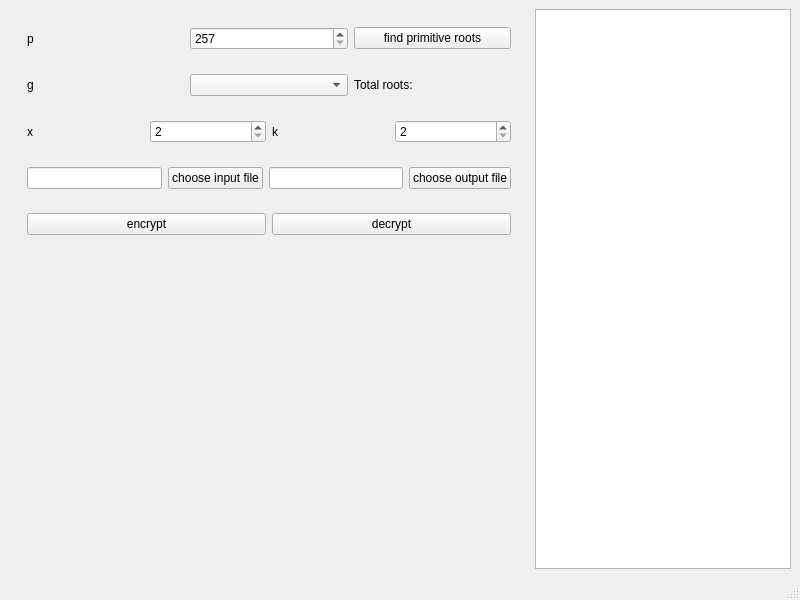
<?xml version="1.0" encoding="UTF-8"?>
<ui version="4.0">
 <class>MainWindow</class>
 <widget class="QMainWindow" name="MainWindow">
  <property name="geometry">
   <rect>
    <x>0</x>
    <y>0</y>
    <width>800</width>
    <height>600</height>
   </rect>
  </property>
  <property name="windowTitle">
   <string>MainWindow</string>
  </property>
  <widget class="QWidget" name="centralwidget">
   <layout class="QHBoxLayout" name="horizontalLayout" stretch="4,0">
    <item>
     <widget class="QWidget" name="widget" native="true">
      <layout class="QVBoxLayout" name="verticalLayout">
       <item>
        <widget class="QWidget" name="widget_2" native="true">
         <layout class="QHBoxLayout" name="horizontalLayout_2">
          <item>
           <widget class="QLabel" name="label">
            <property name="text">
             <string>p</string>
            </property>
           </widget>
          </item>
          <item>
           <widget class="QSpinBox" name="spbP">
            <property name="minimum">
             <number>257</number>
            </property>
            <property name="maximum">
             <number>1000000</number>
            </property>
            <property name="value">
             <number>257</number>
            </property>
           </widget>
          </item>
          <item>
           <widget class="QPushButton" name="btnFindG">
            <property name="text">
             <string>find primitive roots</string>
            </property>
           </widget>
          </item>
         </layout>
        </widget>
       </item>
       <item>
        <widget class="QWidget" name="widget_3" native="true">
         <layout class="QHBoxLayout" name="horizontalLayout_3">
          <item>
           <widget class="QLabel" name="label_2">
            <property name="text">
             <string>g</string>
            </property>
           </widget>
          </item>
          <item>
           <widget class="QComboBox" name="cmbG"/>
          </item>
          <item>
           <widget class="QLabel" name="lblTotalG">
            <property name="text">
             <string>Total roots: </string>
            </property>
           </widget>
          </item>
         </layout>
        </widget>
       </item>
       <item>
        <widget class="QWidget" name="widget_4" native="true">
         <layout class="QHBoxLayout" name="horizontalLayout_4">
          <item>
           <widget class="QLabel" name="label_4">
            <property name="text">
             <string>x</string>
            </property>
           </widget>
          </item>
          <item>
           <widget class="QSpinBox" name="spbX">
            <property name="minimum">
             <number>2</number>
            </property>
            <property name="maximum">
             <number>255</number>
            </property>
           </widget>
          </item>
          <item>
           <widget class="QLabel" name="label_5">
            <property name="text">
             <string>k</string>
            </property>
           </widget>
          </item>
          <item>
           <widget class="QSpinBox" name="spbK">
            <property name="minimum">
             <number>2</number>
            </property>
            <property name="maximum">
             <number>255</number>
            </property>
           </widget>
          </item>
         </layout>
        </widget>
       </item>
       <item>
        <widget class="QWidget" name="widget_5" native="true">
         <layout class="QHBoxLayout" name="horizontalLayout_5">
          <item>
           <widget class="QLineEdit" name="ledInput">
            <property name="readOnly">
             <bool>true</bool>
            </property>
           </widget>
          </item>
          <item>
           <widget class="QPushButton" name="btnInput">
            <property name="text">
             <string>choose input file</string>
            </property>
           </widget>
          </item>
          <item>
           <widget class="QLineEdit" name="ledOutput">
            <property name="readOnly">
             <bool>true</bool>
            </property>
           </widget>
          </item>
          <item>
           <widget class="QPushButton" name="btnOutput">
            <property name="text">
             <string>choose output file</string>
            </property>
           </widget>
          </item>
         </layout>
        </widget>
       </item>
       <item>
        <widget class="QWidget" name="widget_6" native="true">
         <layout class="QHBoxLayout" name="horizontalLayout_6">
          <item>
           <widget class="QPushButton" name="btnEncrypt">
            <property name="enabled">
             <bool>true</bool>
            </property>
            <property name="text">
             <string>encrypt</string>
            </property>
           </widget>
          </item>
          <item>
           <widget class="QPushButton" name="btnDecrypt">
            <property name="text">
             <string>decrypt</string>
            </property>
           </widget>
          </item>
         </layout>
        </widget>
       </item>
       <item>
        <spacer name="verticalSpacer">
         <property name="orientation">
          <enum>Qt::Orientation::Vertical</enum>
         </property>
         <property name="sizeHint" stdset="0">
          <size>
           <width>20</width>
           <height>40</height>
          </size>
         </property>
        </spacer>
       </item>
      </layout>
     </widget>
    </item>
    <item>
     <widget class="QTableView" name="tvAB"/>
    </item>
   </layout>
  </widget>
  <widget class="QMenuBar" name="menubar">
   <property name="geometry">
    <rect>
     <x>0</x>
     <y>0</y>
     <width>800</width>
     <height>25</height>
    </rect>
   </property>
  </widget>
  <widget class="QStatusBar" name="statusbar"/>
 </widget>
 <resources/>
 <connections>
  <connection>
   <sender>btnFindG</sender>
   <signal>clicked()</signal>
   <receiver>MainWindow</receiver>
   <slot>getG()</slot>
   <hints>
    <hint type="sourcelabel">
     <x>434</x>
     <y>72</y>
    </hint>
    <hint type="destinationlabel">
     <x>426</x>
     <y>31</y>
    </hint>
   </hints>
  </connection>
  <connection>
   <sender>btnOutput</sender>
   <signal>clicked()</signal>
   <receiver>MainWindow</receiver>
   <slot>selectOut()</slot>
   <hints>
    <hint type="sourcelabel">
     <x>412</x>
     <y>240</y>
    </hint>
    <hint type="destinationlabel">
     <x>527</x>
     <y>243</y>
    </hint>
   </hints>
  </connection>
  <connection>
   <sender>btnEncrypt</sender>
   <signal>clicked()</signal>
   <receiver>MainWindow</receiver>
   <slot>encrypt()</slot>
   <hints>
    <hint type="sourcelabel">
     <x>219</x>
     <y>305</y>
    </hint>
    <hint type="destinationlabel">
     <x>5</x>
     <y>313</y>
    </hint>
   </hints>
  </connection>
  <connection>
   <sender>btnDecrypt</sender>
   <signal>clicked()</signal>
   <receiver>MainWindow</receiver>
   <slot>decrypt()</slot>
   <hints>
    <hint type="sourcelabel">
     <x>442</x>
     <y>297</y>
    </hint>
    <hint type="destinationlabel">
     <x>527</x>
     <y>309</y>
    </hint>
   </hints>
  </connection>
  <connection>
   <sender>spbP</sender>
   <signal>valueChanged(int)</signal>
   <receiver>MainWindow</receiver>
   <slot>setP(int)</slot>
   <hints>
    <hint type="sourcelabel">
     <x>237</x>
     <y>58</y>
    </hint>
    <hint type="destinationlabel">
     <x>256</x>
     <y>30</y>
    </hint>
   </hints>
  </connection>
  <connection>
   <sender>cmbG</sender>
   <signal>activated(int)</signal>
   <receiver>MainWindow</receiver>
   <slot>setG(int)</slot>
   <hints>
    <hint type="sourcelabel">
     <x>292</x>
     <y>130</y>
    </hint>
    <hint type="destinationlabel">
     <x>527</x>
     <y>98</y>
    </hint>
   </hints>
  </connection>
  <connection>
   <sender>spbX</sender>
   <signal>valueChanged(int)</signal>
   <receiver>MainWindow</receiver>
   <slot>setX(int)</slot>
   <hints>
    <hint type="sourcelabel">
     <x>209</x>
     <y>185</y>
    </hint>
    <hint type="destinationlabel">
     <x>9</x>
     <y>187</y>
    </hint>
   </hints>
  </connection>
  <connection>
   <sender>spbK</sender>
   <signal>valueChanged(int)</signal>
   <receiver>MainWindow</receiver>
   <slot>setK(int)</slot>
   <hints>
    <hint type="sourcelabel">
     <x>480</x>
     <y>189</y>
    </hint>
    <hint type="destinationlabel">
     <x>528</x>
     <y>186</y>
    </hint>
   </hints>
  </connection>
  <connection>
   <sender>btnInput</sender>
   <signal>clicked()</signal>
   <receiver>MainWindow</receiver>
   <slot>selectIn()</slot>
   <hints>
    <hint type="sourcelabel">
     <x>149</x>
     <y>240</y>
    </hint>
    <hint type="destinationlabel">
     <x>8</x>
     <y>257</y>
    </hint>
   </hints>
  </connection>
 </connections>
 <slots>
  <slot>getG()</slot>
  <slot>selectOut()</slot>
  <slot>encrypt()</slot>
  <slot>decrypt()</slot>
  <slot>setP(int)</slot>
  <slot>setG(int)</slot>
  <slot>setX(int)</slot>
  <slot>setK(int)</slot>
  <slot>selectIn()</slot>
 </slots>
</ui>
